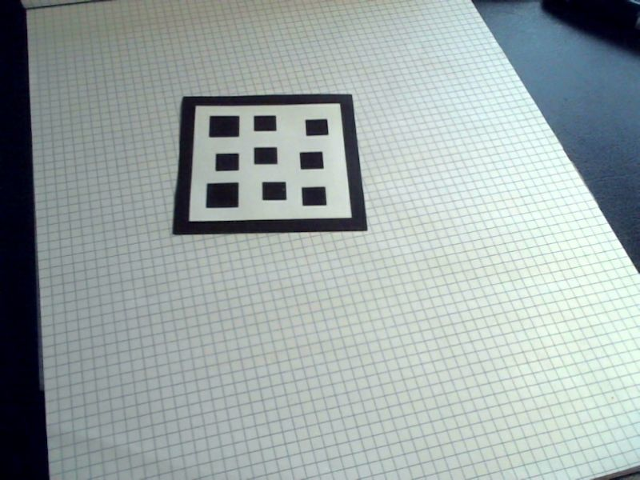
#> input picture gateware/fixtures/lrcca/test12.png, 640 x 480 px
$ python -i compare_codecs.py   (imports and definitions only)
#> lines starting #> are read from the running program, lines starting #| are printed output that depends on the picture
#!/usr/bin/env python3
"""Reproduce the 1280x800 grayscale, <=1 bpp codec comparison."""
import argparse
import csv
import hashlib
import io
import json
import math
from pathlib import Path
import subprocess
import tempfile

import numpy as np
from PIL import Image, features
from scipy.ndimage import gaussian_filter

WIDTH, HEIGHT, BUDGET = 1280, 800, 128000
JPEG_TABLE = np.array([
    16,11,10,16,24,40,51,61,12,12,14,19,26,58,60,55,
    14,13,16,24,40,57,69,56,14,17,22,29,51,87,80,62,
    18,22,37,56,68,109,103,77,24,35,55,64,81,104,113,92,
    49,64,78,87,103,121,120,101,72,92,95,98,112,100,103,99,
], dtype=float)
# Component-zero entries of XSM's built-in 5H/2V, three-component, no-color-
# transform PSNR table. Priority values are rank-compressed to one component.
# Chosen once from the reference implementation, never fitted to these images.
JXS_CONFIG = (
    "p=high444.12;size=128000;nlx=5;nly=2;slh=16;"
    "gains=3,2,2,1,1,1,0,0,0,0;priorities=4,3,8,0,6,7,5,2,1,9"
)


def run(args):
    result = subprocess.run([str(x) for x in args], capture_output=True, check=True)
    return result.stdout, result.stderr


# [86 lines left out: functions pixels, metrics, jpeg_encode, not called in this run]


def webp_encode(source, destination):
    # Pillow's libwebp path imports grayscale as RGB with equal channels, then
    # uses WebP's normal color conversion. All RIFF/chroma overhead is counted.
#> called with destination = 'out.png'
    image = Image.open(source).convert("L")
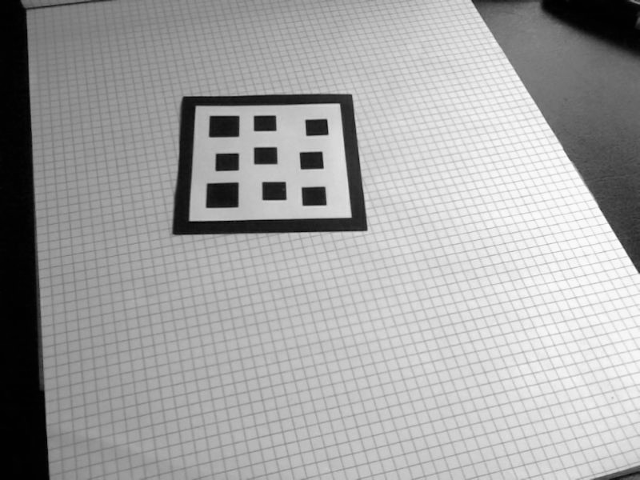
#> image: PIL image 640x480 L; min 0, max 254, mean 162.3
    trials, candidates = [], []
    def candidate(q):
        buf = io.BytesIO()
        image.save(buf, format="WEBP", quality=float(q), method=6, lossless=False)
        data = buf.getvalue()
        trials.append({"quality": q, "bytes": len(data)})
        if len(data) <= BUDGET:
            candidates.append((q, data))
        return len(data)
    low, high = 0., 100.
    candidate(low)
    if candidate(high) > BUDGET:
        for _ in range(16):
            mid = (low+high)/2
            if candidate(mid) <= BUDGET:
                low = mid
            else:
                high = mid
        # Check nearby points, since entropy coding does not ensure monotonic
        # file size or pixel error as quality varies.
        for q in np.linspace(max(0, low-.2), min(100, high+.2), 9):
            candidate(float(q))
    if not candidates:
        raise RuntimeError("WebP cannot meet budget")
    original = np.array(image).astype(np.int32)
    def sse(item):
        decoded = np.array(Image.open(io.BytesIO(item[1])).convert("L")).astype(np.int32)
        return int(np.sum((original-decoded).astype(np.int64)**2))
    q, data = min(candidates, key=sse)
#> q = 100
#> (the run stopped early here; a loop or call above may not have finished)
